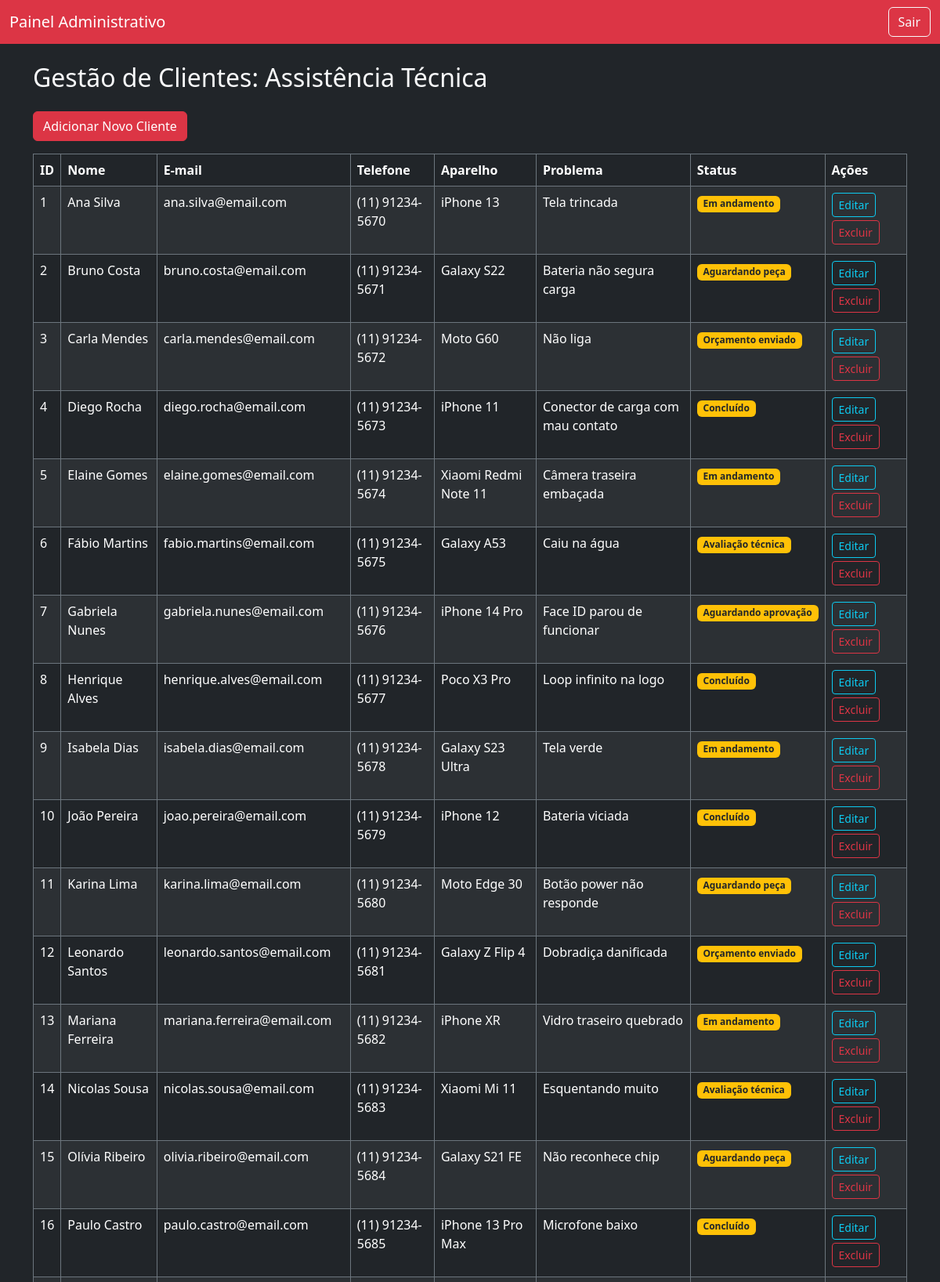
Page /vulneravel/portal.php (upper part) on the committed database.
### tables this page shows
CREATE TABLE `clientes_reparo` (
  `id` int(11) NOT NULL,
  `nome` varchar(100) NOT NULL,
  `email` varchar(100) DEFAULT NULL,
  `telefone` varchar(20) DEFAULT NULL,
  `modelo_aparelho` varchar(50) DEFAULT NULL,
  `problema_relatado` varchar(255) DEFAULT NULL,
  `status_servico` varchar(50) DEFAULT NULL
);

### vulneravel/portal.php (the view, shortened to what this page needs)
<?php
$db_host = "localhost";
$db_user = "root";
$db_pass = "";
$db_name = "lab_seguranca";
$conn = new mysqli($db_host, $db_user, $db_pass, $db_name);
$acao = isset($_GET['acao']) ? $_GET['acao'] : 'listar';
?>
<!DOCTYPE html>
<html lang="pt-BR" data-bs-theme="dark">
<head>
    <link href="https://cdn.jsdelivr.net/npm/bootstrap@5.3.0/dist/css/bootstrap.min.css" rel="stylesheet">
</head>
<body class="bg-dark text-light">
<nav class="navbar navbar-expand-lg navbar-dark bg-danger mb-4">
  <div class="container-fluid">
    <a class="navbar-brand" href="portal.php">Painel Administrativo</a>
    <div class="d-flex">
        <a href="login.php" class="btn btn-outline-light">Sair</a>
    </div>
  </div>
</nav>
<div class="container">
    <h2 class="mb-4">Gestão de Clientes: Assistência Técnica</h2>
    <?php if ($acao == 'listar'): ?>
        <a href="?acao=adicionar" class="btn btn-danger mb-3">Adicionar Novo Cliente</a>
        <div class="table-responsive">
            <table class="table table-dark table-striped table-bordered border-secondary">
                <thead>
                    <tr>
                        <th>ID</th><th>Nome</th><th>E-mail</th><th>Telefone</th><th>Aparelho</th><th>Problema</th><th>Status</th><th>Ações</th>
                    </tr>
                </thead>
                <tbody>
                    <?php
                    $sql = "SELECT * FROM clientes_reparo";
                    $resultado = $conn->query($sql);
                    if ($resultado && $resultado->num_rows > 0) {
                        while($row = $resultado->fetch_assoc()) {
                            echo "<tr>";
                            echo "<td>" . $row["id"] . "</td>";
                            echo "<td>" . $row["nome"] . "</td>";
                            echo "<td>" . $row["email"] . "</td>";
                            echo "<td>" . $row["telefone"] . "</td>";
                            echo "<td>" . $row["modelo_aparelho"] . "</td>";
                            echo "<td>" . $row["problema_relatado"] . "</td>";
                            echo "<td><span class='badge bg-warning text-dark'>" . $row["status_servico"] . "</span></td>";
                            echo "<td>
                                    <a href='?acao=editar&id=" . $row["id"] . "' class='btn btn-sm btn-outline-info mb-1'>Editar</a>
                                    <a href='?acao=excluir&id=" . $row["id"] . "' class='btn btn-sm btn-outline-danger mb-1' onclick=\"return confirm('Excluir?')\">Excluir</a>
                                  </td>";
                            echo "</tr>";
                        }
                    } else {
                        echo "<tr><td colspan='8' class='text-center'>Nenhum cliente encontrado.</td></tr>";
                    }
                    ?>
                </tbody>
            </table>
        </div>
    <?php endif; ?>
</div>
</body>
</html>

### rows in the picture
clientes_reparo: id "1", nome "Ana Silva", email "ana.silva@email.com", telefone "(11) 91234-5670", modelo_aparelho "iPhone 13", problema_relatado "Tela trincada", status_servico "Em andamento"
clientes_reparo: id "2", nome "Bruno Costa", email "bruno.costa@email.com", telefone "(11) 91234-5671", modelo_aparelho "Galaxy S22", problema_relatado "Bateria não segura carga", status_servico "Aguardando peça"
clientes_reparo: id "3", nome "Carla Mendes", email "carla.mendes@email.com", telefone "(11) 91234-5672", modelo_aparelho "Moto G60", problema_relatado "Não liga", status_servico "Orçamento enviado"
clientes_reparo: id "4", nome "Diego Rocha", email "diego.rocha@email.com", telefone "(11) 91234-5673", modelo_aparelho "iPhone 11", problema_relatado "Conector de carga com mau contato", status_servico "Concluído"
clientes_reparo: id "5", nome "Elaine Gomes", email "elaine.gomes@email.com", telefone "(11) 91234-5674", modelo_aparelho "Xiaomi Redmi Note 11", problema_relatado "Câmera traseira embaçada", status_servico "Em andamento"
clientes_reparo: id "6", nome "Fábio Martins", email "fabio.martins@email.com", telefone "(11) 91234-5675", modelo_aparelho "Galaxy A53", problema_relatado "Caiu na água", status_servico "Avaliação técnica"
clientes_reparo: id "7", nome "Gabriela Nunes", email "gabriela.nunes@email.com", telefone "(11) 91234-5676", modelo_aparelho "iPhone 14 Pro", problema_relatado "Face ID parou de funcionar", status_servico "Aguardando aprovação"
clientes_reparo: id "8", nome "Henrique Alves", email "henrique.alves@email.com", telefone "(11) 91234-5677", modelo_aparelho "Poco X3 Pro", problema_relatado "Loop infinito na logo", status_servico "Concluído"
clientes_reparo: id "9", nome "Isabela Dias", email "isabela.dias@email.com", telefone "(11) 91234-5678", modelo_aparelho "Galaxy S23 Ultra", problema_relatado "Tela verde", status_servico "Em andamento"
clientes_reparo: id "10", nome "João Pereira", email "joao.pereira@email.com", telefone "(11) 91234-5679", modelo_aparelho "iPhone 12", problema_relatado "Bateria viciada", status_servico "Concluído"
clientes_reparo: id "11", nome "Karina Lima", email "karina.lima@email.com", telefone "(11) 91234-5680", modelo_aparelho "Moto Edge 30", problema_relatado "Botão power não responde", status_servico "Aguardando peça"
clientes_reparo: id "12", nome "Leonardo Santos", email "leonardo.santos@email.com", telefone "(11) 91234-5681", modelo_aparelho "Galaxy Z Flip 4", problema_relatado "Dobradiça danificada", status_servico "Orçamento enviado"
clientes_reparo: id "13", nome "Mariana Ferreira", email "mariana.ferreira@email.com", telefone "(11) 91234-5682", modelo_aparelho "iPhone XR", problema_relatado "Vidro traseiro quebrado", status_servico "Em andamento"
clientes_reparo: id "14", nome "Nicolas Sousa", email "nicolas.sousa@email.com", telefone "(11) 91234-5683", modelo_aparelho "Xiaomi Mi 11", problema_relatado "Esquentando muito", status_servico "Avaliação técnica"
clientes_reparo: id "15", nome "Olívia Ribeiro", email "olivia.ribeiro@email.com", telefone "(11) 91234-5684", modelo_aparelho "Galaxy S21 FE", problema_relatado "Não reconhece chip", status_servico "Aguardando peça"
clientes_reparo: id "16", nome "Paulo Castro", email "paulo.castro@email.com", telefone "(11) 91234-5685", modelo_aparelho "iPhone 13 Pro Max", problema_relatado "Microfone baixo", status_servico "Concluído"
